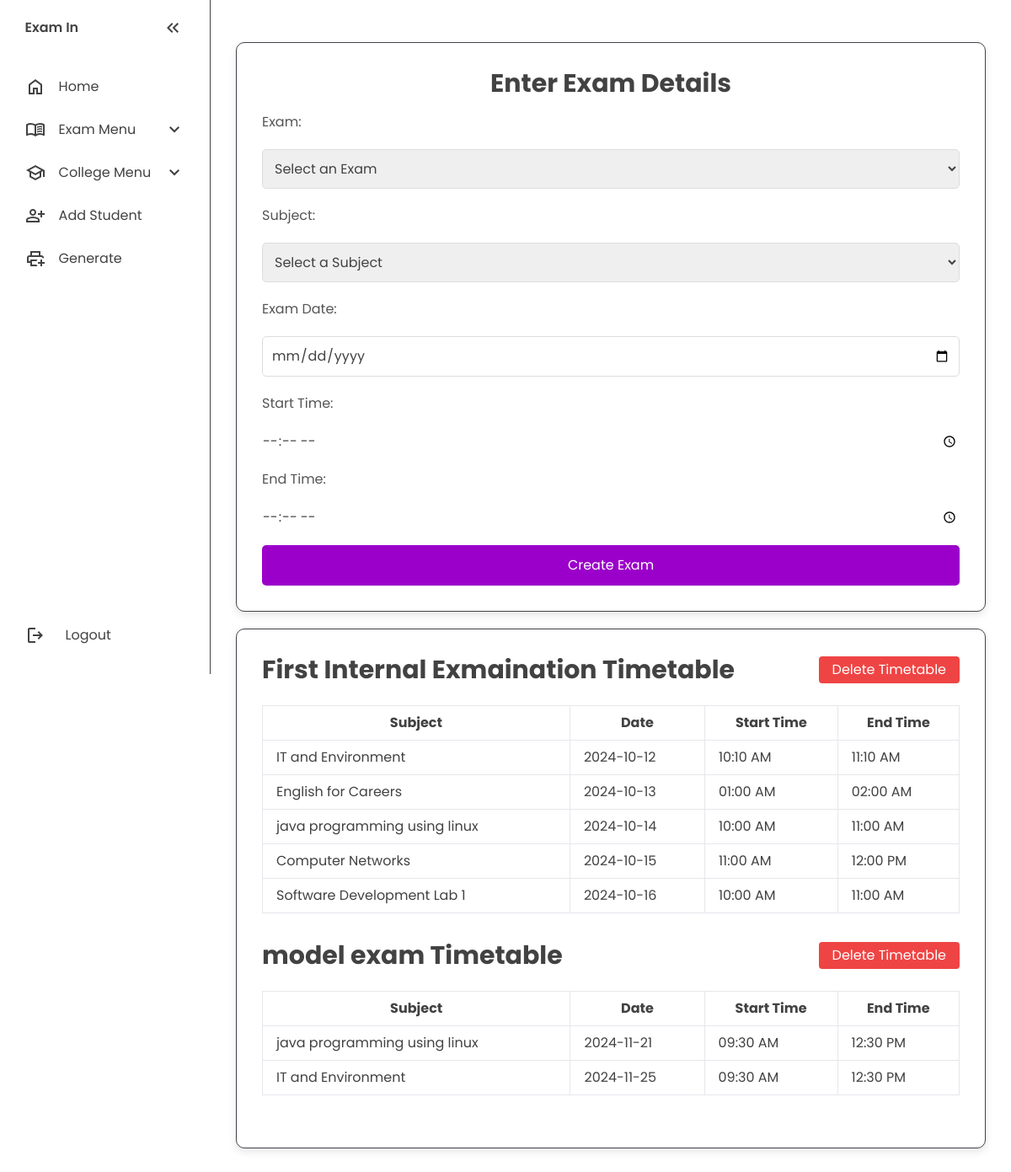
Screenshot of /teacher-page/addExamSubjects.php with the database file from the repository.
### tables this page shows
CREATE TABLE IF NOT EXISTS `exam_subjects` (
  `subject_exam_id` int NOT NULL AUTO_INCREMENT,
  `exam_id` int DEFAULT NULL,
  `subject_id` int DEFAULT NULL,
  `exam_date` date NOT NULL,
  `start_time` time DEFAULT NULL,
  `end_time` time DEFAULT NULL,
  PRIMARY KEY (`subject_exam_id`),
  KEY `exam_id` (`exam_id`),
  KEY `subject_id` (`subject_id`)
);

CREATE TABLE IF NOT EXISTS `subjects` (
  `subject_id` int NOT NULL AUTO_INCREMENT,
  `subject_name` varchar(100) NOT NULL,
  `course_id` int DEFAULT NULL,
  `semester_id` int DEFAULT NULL,
  PRIMARY KEY (`subject_id`),
  KEY `course_id` (`course_id`),
  KEY `semester_id` (`semester_id`)
);

### teacher-page/addExamSubjects.php (the view, shortened to what this page needs)
<?php
include 'config.php';
$examQuery = "SELECT exams.exam_id, exams.exam_name, subjects.subject_name, exam_subjects.exam_date, exam_subjects.start_time, exam_subjects.end_time
              FROM exams
              JOIN exam_subjects ON exams.exam_id = exam_subjects.exam_id
              JOIN subjects ON subjects.subject_id = exam_subjects.subject_id
              ORDER BY exams.exam_name, exam_subjects.exam_date";
$examResult = mysqli_query($conn, $examQuery);
$examData = [];
while ($row = mysqli_fetch_assoc($examResult)) {
    $examData[$row['exam_name']][] = $row;
}
?>
<!DOCTYPE html>
<html lang="en">
  <head>
  <script src="https://cdn.tailwindcss.com"></script>
  <link rel="stylesheet" href="https://cdnjs.cloudflare.com/ajax/libs/font-awesome/5.15.3/css/all.min.css" />
  <link rel="stylesheet" href="style.css" />
  </head>
  <body>
  <nav id="sidebar">
  <ul>
    <li>
      <span class="logo">Exam In</span>
      <button onclick="toggleSidebar()" id="toggle-btn">
        <svg
          xmlns="http://www.w3.org/2000/svg"
          height="24px"
          viewBox="0 -960 960 960"
          width="24px"
          fill="#5f6368"
        >
          <path
            d="M440-240 200-480l240-240 56 56-183 184 183 184-56 56Zm264 0L464-480l240-240 56 56-183 184 183 184-56 56Z"
          />
        </svg>
      </button>
    </li>
    <li>
      <a href="index.html">
        <svg
          xmlns="http://www.w3.org/2000/svg"
          height="24px"
          viewBox="0 -960 960 960"
          width="24px"
          fill="#5f6368"
        >
          <path
            d="M240-200h120v-240h240v240h120v-360L480-740 240-560v360Zm-80 80v-480l320-240 320 240v480H520v-240h-80v240H160Zm320-350Z"
          />
        </svg>
        <span>Home</span>
      </a>
    </li>
    <li>
      <button onclick="toggleSubMenu(this)" class="dropdown-btn">
        <span>Exam Menu</span>
        <svg
          xmlns="http://www.w3.org/2000/svg"
          height="24px"
          viewBox="0 -960 960 960"
          width="24px"
          fill="#5f6368"
        >
          <path d="M480-344 240-584l56-56 184 184 184-184 56 56-240 240Z" />
        </svg>
      </button>
    </li>
    <li>
      <button onclick="toggleSubMenu(this)" class="dropdown-btn">
        <svg
          xmlns="http://www.w3.org/2000/svg"
          height="24px"
          viewBox="0 -960 960 960"
          width="24px"
          fill="#5f6368"
        >
          <path
            d="M480-120 200-272v-240L40-600l440-240 440 240v320h-80v-276l-80 44v240L480-120Zm0-332 274-148-274-148-274 148 274 148Zm0 241 200-108v-151L480-360 280-470v151l200 108Zm0-241Zm0 90Zm0 0Z"
          />
        </svg>
        <span>College Menu</span>
        <svg
          xmlns="http://www.w3.org/2000/svg"
          height="24px"
          viewBox="0 -960 960 960"
          width="24px"
          fill="#5f6368"
        >
          <path d="M480-344 240-584l56-56 184 184 184-184 56 56-240 240Z" />
        </svg>
      </button>
    </li>
    <li>
      <a href="addStudent.php">
        <span>Add Student</span>
      </a>
    </li>
    <li>
      <a href="generateTicket.php">
        <span>Generate</span>
      </a>
    </li>
    <div class="logout-container">
      <li>
        <a href="../Login-Signup/Login/index.html">
          <svg
            xmlns="http://www.w3.org/2000/svg"
            height="24px"
            viewBox="0 -960 960 960"
            width="24px"
            fill="#5f6368"
          >
            <path
              d="M200-120q-33 0-56.5-23.5T120-200v-560q0-33 23.5-56.5T200-840h280v80H200v560h280v80H200Zm440-160-55-58 102-102H360v-80h327L585-622l55-58 200 200-200 200Z"
            />
          </svg>
          <span>Logout</span>
        </a>
      </li>
    </div>
  </ul>
</nav>
    <main>
      <div class="addExam container">
      <h1 class="text-3xl font-bold mx-auto text-center mb-4">Enter Exam Details</h1>
        <form action="addExamSubjects" method="post">
          <label for="exam_id">Exam:</label>
          <select id="exam_id" name="exam_id" required>
            <option value="" disabled selected>Select an Exam</option>
          </select>
      <label for="subject_id">Subject:</label>
      <select id="subject_id" name="subject_id" required>
      <option value="" disabled selected>Select a Subject</option>
    </select>
    <label for="exam_date">Exam Date:</label>
    <input type="date" id="exam_date" name="exam_date" required>
    <label for="start_time">Start Time:</label>
    <input type="time" id="start_time" name="start_time">
    <label for="end_time">End Time:</label>
    <input type="time" id="end_time" name="end_time">
    <input type="submit" class="submit-btn" value="Create Exam" />
</form>
      </div>
      <div class="container mx-auto">
    <?php foreach ($examData as $examName => $subjects): ?>
        <div class="flex justify-between items-center mb-6">
            <h1 class="text-3xl font-bold"><?= htmlspecialchars($examName) ?> Timetable</h1>
            <a href="deleteExamTimetable.php?exam_id=<?= $subjects[0]['exam_id'] ?>" class="bg-red-500 text-white px-4 py-1 rounded" onclick="return confirm('Are you sure you want to delete the entire <?= htmlspecialchars($examName) ?> timetable?');">Delete Timetable</a>
        </div>
        <div class="overflow-x-auto mb-8">
            <table class="min-w-full bg-white border border-gray-200">
                <thead>
                    <tr>
                        <th class="py-2 px-4 border-r border-b">Subject</th>
                        <th class="py-2 px-4 border-r border-b">Date</th>
                        <th class="py-2 px-4 border-r border-b">Start Time</th>
                        <th class="py-2 px-4 border-r border-b">End Time</th>
                    </tr>
                </thead>
                <tbody>
                    <?php foreach ($subjects as $subject): ?>
                        <tr>
                            <td class="py-2 px-4 border-r border-b"><?= htmlspecialchars($subject['subject_name']) ?></td>
                            <td class="py-2 px-4 border-r border-b"><?= htmlspecialchars($subject['exam_date']) ?></td>
                            <td class="py-2 px-4 border-r border-b"><?= date("h:i A", strtotime($subject['start_time'])) ?></td>
                            <td class="py-2 px-4 border-r border-b"><?= date("h:i A", strtotime($subject['end_time'])) ?></td>
                        </tr>
                    <?php endforeach; ?>
                </tbody>
            </table>
        </div>
    <?php endforeach; ?>
</div>
    </main>
  </body>
</html>

### teacher-page/style.css (style rules this page uses)
:root { --base-clr: #ffffff; --line-clr: #42434a; --hover-clr: #f1f1f1; --text-clr: #424242; --accent-clr: #9b00ca; --secondary-accent-clr: #7b3291; --secondary-text-clr: #858585; }
* { margin: 0; padding: 0; }
html { font-family: Poppins, "Segoe UI", Tahoma, Geneva, Verdana, sans-serif; line-height: 1.5rem; }
body { min-height: 100vh; min-height: 100dvh; background-color: var(--base-clr); color: var(--text-clr); display: grid; grid-template-columns: auto 1fr; grid-template-rows: 1fr auto; min-height: 100vh; }
#sidebar { box-sizing: border-box; height: 100vh; width: 250px; padding: 5px 1em; background-color: var(--base-clr); border-right: 1px solid var(--line-clr); position: sticky; top: 0; align-self: start; transition: 300ms ease-in-out; overflow: hidden; text-wrap: nowrap; }
#sidebar ul { list-style: none; }
#sidebar a, #sidebar .dropdown-btn, #sidebar .logo { border-radius: 0.5em; padding: 0.85em; text-decoration: none; color: var(--text-clr); display: flex; align-items: center; gap: 1em; }
.dropdown-btn { width: 100%; text-align: left; background: none; border: none; font: inherit; cursor: pointer; }
#sidebar svg { flex-shrink: 0; fill: var(--text-clr); }
#sidebar a span, #sidebar .dropdown-btn span { flex-grow: 2; }
.dropdown-btn svg { transition: 200ms ease; }
#sidebar { display: flex; flex-direction: column; height: 100vh; }
#sidebar ul { flex-grow: 1; display: flex; flex-direction: column; }
.logout-container { margin-top: auto; margin-bottom: 15px; }
.logout-container li { list-style: none; }
.logout-container a { text-decoration: none; color: #5f6368; display: flex; align-items: center; }
.logout-container svg { margin-right: 8px; }
main { padding: min(30px, 7%); }
.container { border: 1px solid var(--line-clr); border-radius: 1em; margin-bottom: 20px; padding: min(3em, 15%); }
.container { background-color: #ffffff; border-radius: 10px; padding: 30px; box-shadow: 0 4px 10px rgba(0, 0, 0, 0.1); margin: 20px auto; }
.addExam.container { max-width: 1000px; }
form { display: flex; flex-direction: column; gap: 20px; }
form label { font-size: 16px; color: #555; }
form input[type="text"], form input[type="date"], form input[type="number"], form input[type="email"], form input[type="tel"], form select, form textarea { padding: 10px; border: 1px solid #ddd; border-radius: 5px; font-size: 16px; width: 100%; box-sizing: border-box; transition: border-color 0.3s ease; }
input::placeholder, textarea::placeholder { font-family: Poppins, "Segoe UI", Tahoma, Geneva, Verdana, sans-serif; color: #aaa; font-size: 16px; }
form input[type="submit"] { font-family: Poppins, "Segoe UI", Tahoma, Geneva, Verdana, sans-serif; padding: 12px; background-color: var(--accent-clr); color: var(--base-clr); font-size: 16px; border: none; border-radius: 5px; cursor: pointer; transition: background-color 0.3s ease; }

### teacher-page/addExamSubjects.php (style rules this page uses)
html { font-family: 'Poppins', sans-serif; }
body { font-family: 'Poppins', sans-serif; }

### rows the page displays
exam_subjects: subject.subject_name "IT and Environment", exam_date "2024-10-12", start_time "10:10 AM", end_time "11:10 AM"
exam_subjects: subject.subject_name "English for Careers", exam_date "2024-10-13", start_time "01:00 AM", end_time "02:00 AM"
exam_subjects: subject.subject_name "java programming using linux", exam_date "2024-10-14", start_time "10:00 AM", end_time "11:00 AM"
exam_subjects: subject.subject_name "Computer Networks", exam_date "2024-10-15", start_time "11:00 AM", end_time "12:00 PM"
exam_subjects: subject.subject_name "Software Development Lab 1", exam_date "2024-10-16", start_time "10:00 AM", end_time "11:00 AM"
exam_subjects: subject.subject_name "java programming using linux", exam_date "2024-11-21", start_time "09:30 AM", end_time "12:30 PM"
exam_subjects: subject.subject_name "IT and Environment", exam_date "2024-11-25", start_time "09:30 AM", end_time "12:30 PM"

### other values shown
$examName "First Internal Exmaination"
$examName "model exam"
